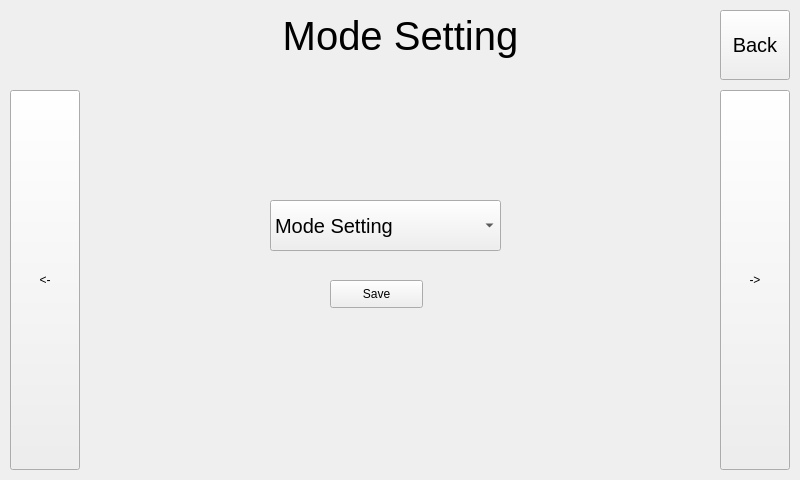
<?xml version="1.0" encoding="UTF-8"?>
<ui version="4.0">
 <class>ModeForm</class>
 <widget class="QWidget" name="ModeForm">
  <property name="geometry">
   <rect>
    <x>0</x>
    <y>0</y>
    <width>800</width>
    <height>480</height>
   </rect>
  </property>
  <property name="minimumSize">
   <size>
    <width>800</width>
    <height>480</height>
   </size>
  </property>
  <property name="maximumSize">
   <size>
    <width>800</width>
    <height>480</height>
   </size>
  </property>
  <property name="windowTitle">
   <string>Form</string>
  </property>
  <widget class="QPushButton" name="moveRightButton">
   <property name="geometry">
    <rect>
     <x>720</x>
     <y>90</y>
     <width>70</width>
     <height>380</height>
    </rect>
   </property>
   <property name="text">
    <string>-&gt;</string>
   </property>
  </widget>
  <widget class="QLabel" name="label">
   <property name="geometry">
    <rect>
     <x>10</x>
     <y>0</y>
     <width>781</width>
     <height>71</height>
    </rect>
   </property>
   <property name="font">
    <font>
     <pointsize>30</pointsize>
    </font>
   </property>
   <property name="text">
    <string>Mode Setting</string>
   </property>
   <property name="alignment">
    <set>Qt::AlignCenter</set>
   </property>
  </widget>
  <widget class="QPushButton" name="moveLeftButton">
   <property name="geometry">
    <rect>
     <x>10</x>
     <y>90</y>
     <width>70</width>
     <height>380</height>
    </rect>
   </property>
   <property name="text">
    <string>&lt;-</string>
   </property>
  </widget>
  <widget class="QPushButton" name="closeButton">
   <property name="geometry">
    <rect>
     <x>720</x>
     <y>10</y>
     <width>70</width>
     <height>70</height>
    </rect>
   </property>
   <property name="font">
    <font>
     <pointsize>15</pointsize>
    </font>
   </property>
   <property name="text">
    <string>Back</string>
   </property>
  </widget>
  <widget class="QPushButton" name="saveButton">
   <property name="geometry">
    <rect>
     <x>330</x>
     <y>280</y>
     <width>93</width>
     <height>28</height>
    </rect>
   </property>
   <property name="text">
    <string>Save</string>
   </property>
  </widget>
  <widget class="QComboBox" name="comboBox">
   <property name="geometry">
    <rect>
     <x>270</x>
     <y>200</y>
     <width>231</width>
     <height>51</height>
    </rect>
   </property>
   <property name="font">
    <font>
     <pointsize>15</pointsize>
    </font>
   </property>
   <item>
    <property name="text">
     <string>Mode Setting</string>
    </property>
   </item>
   <item>
    <property name="text">
     <string>Calc 1</string>
    </property>
   </item>
   <item>
    <property name="text">
     <string>Calc 2</string>
    </property>
   </item>
   <item>
    <property name="text">
     <string>Calc 3</string>
    </property>
   </item>
  </widget>
  <zorder>label</zorder>
  <zorder>moveRightButton</zorder>
  <zorder>moveLeftButton</zorder>
  <zorder>closeButton</zorder>
  <zorder>saveButton</zorder>
  <zorder>comboBox</zorder>
 </widget>
 <resources/>
 <connections/>
</ui>
